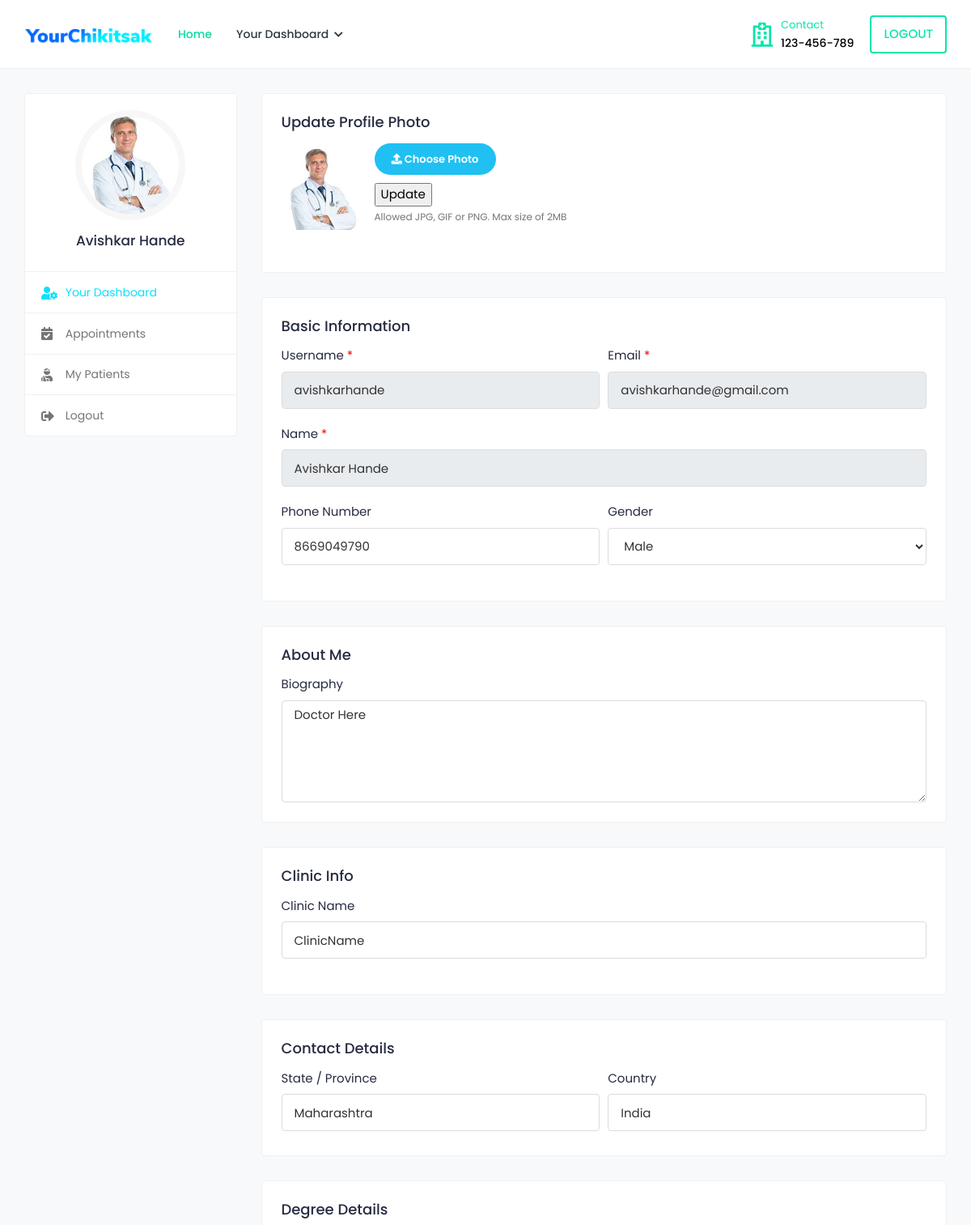
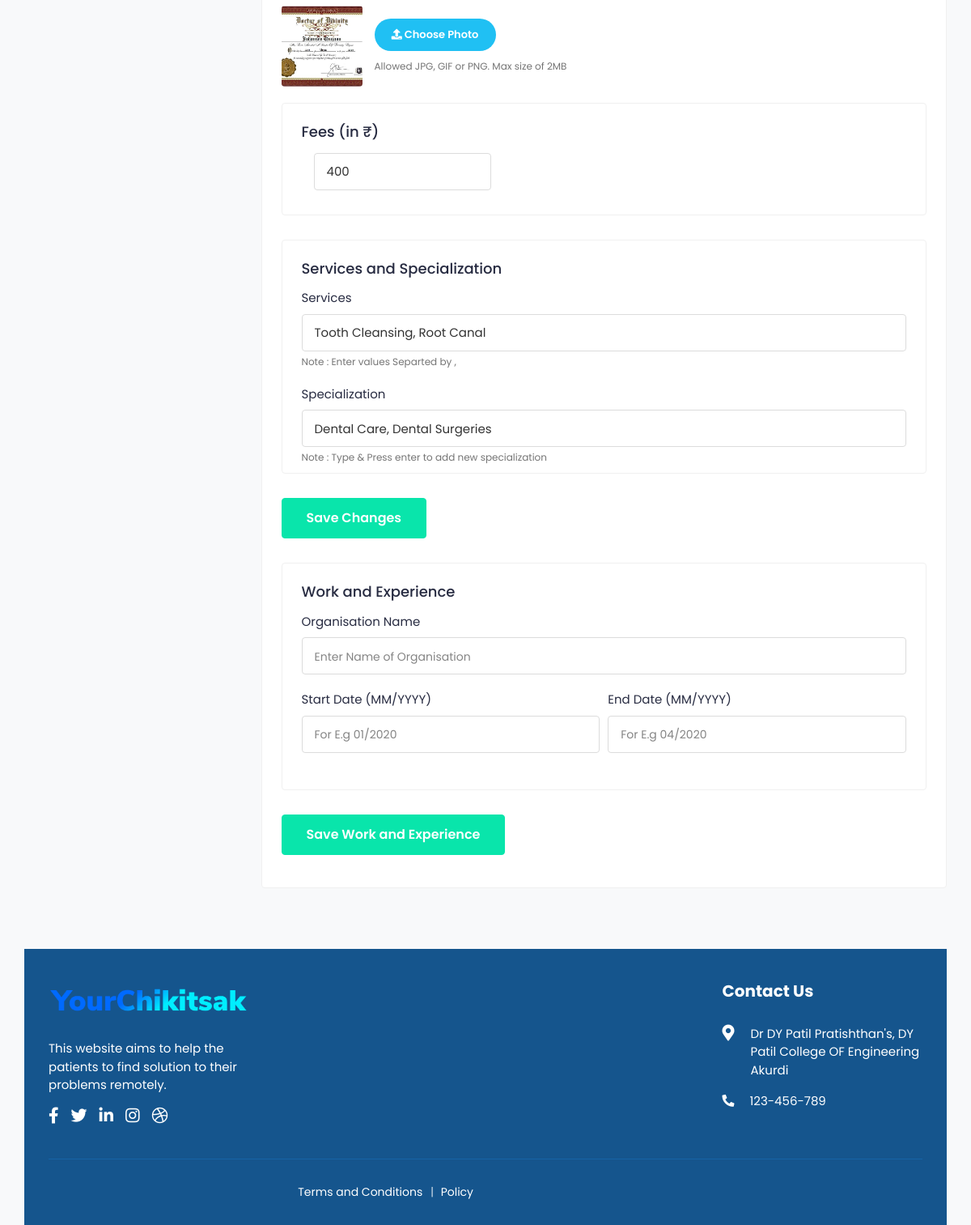
The page /doctor-profile-settings (signed in) on the database as committed earlier (2 pictures, top to bottom).
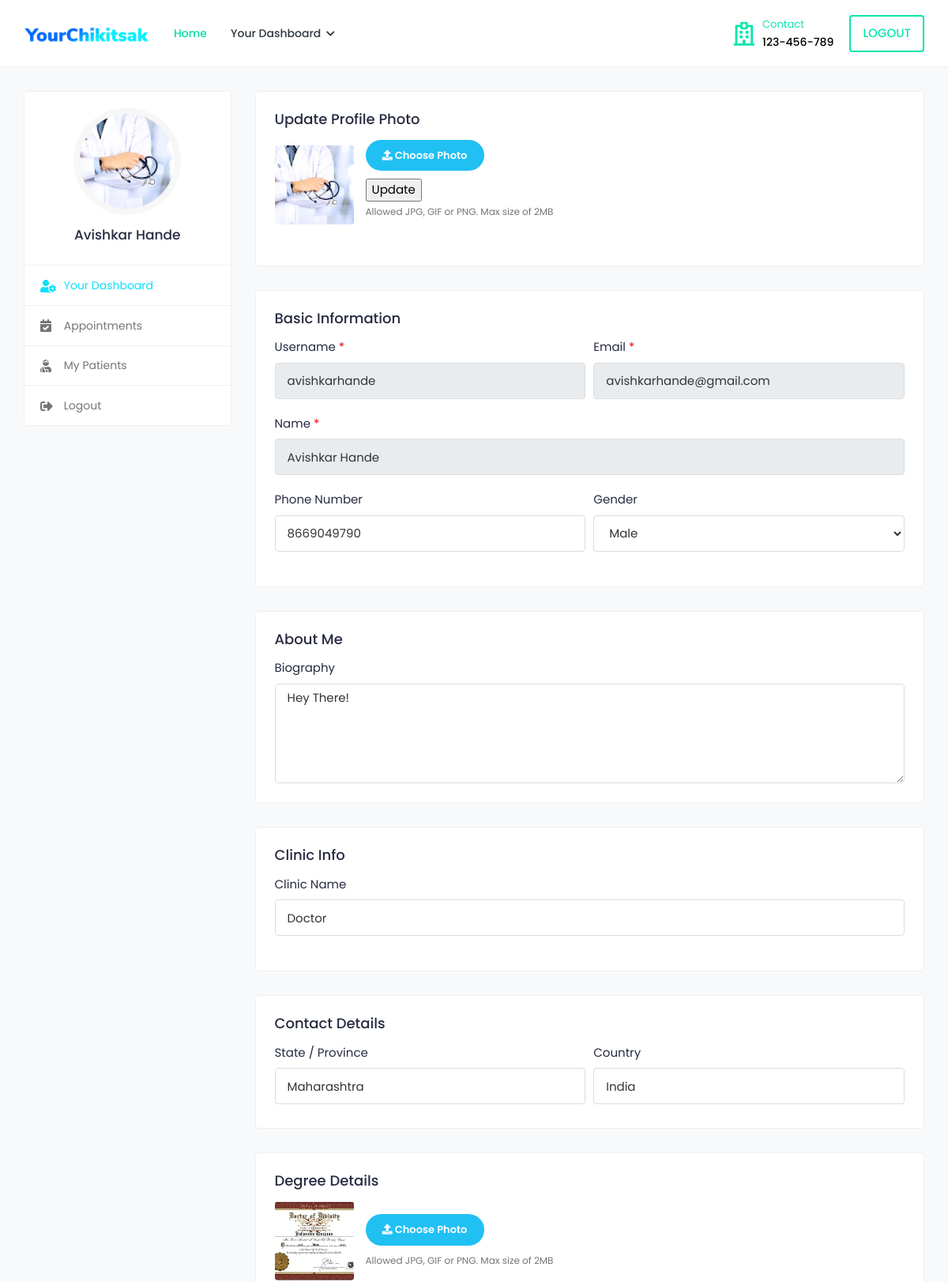
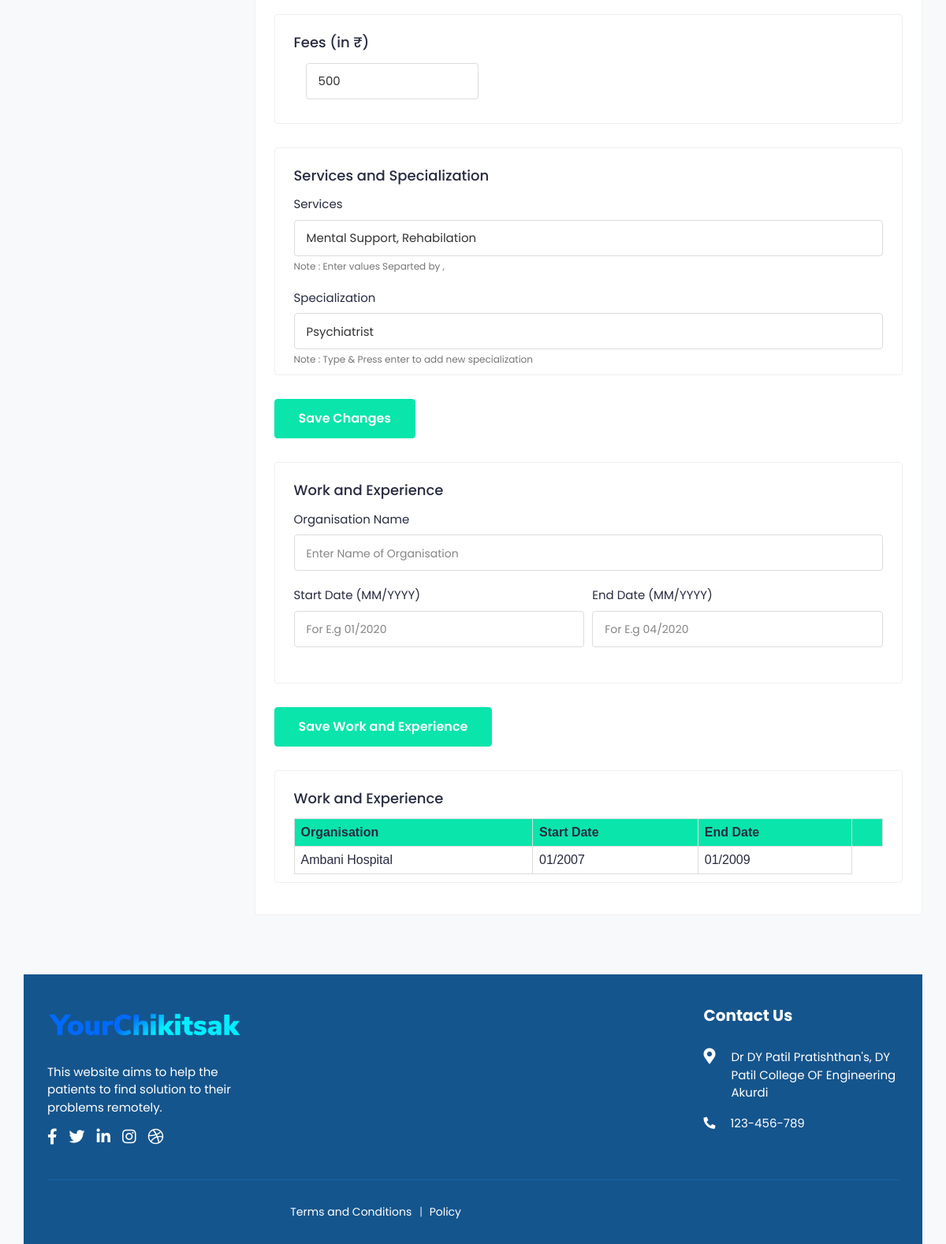
The same page on the database as committed later (2 pictures, top to bottom).
### website/models.py (models this page shows, shortened)
class DoctorDetails(models.Model):
    id = models.AutoField(primary_key=True)
    user = models.ForeignKey(User, on_delete=models.CASCADE)
    dp = models.ImageField(upload_to='photo/', default='/dp.jpg')
    phone = models.CharField(max_length=10, null= True, default='', blank=True)
    gender = models.CharField(max_length=10, null=True,default='', blank=True)
    about = models.TextField(null = True, blank=True,default='')
    clinic_name = models.CharField(max_length=256, null = True, blank=True)
    price = models.CharField(max_length=25,null = True,default='', blank=True)
    Specialization = models.CharField(max_length=256,default='', null = True, blank=True)
    is_verified = models.BooleanField(default=False)
    mark = models.BooleanField(default = False)
    degree = models.ImageField(upload_to ='uploads/', blank=True, null=True)
    degree_name = models.CharField(max_length=30, default="Doctor")
    services = models.CharField(max_length=256, default="")
    state = models.CharField(max_length=256, default='', null=True, blank=True)
    country = models.CharField(max_length=256, default='', null=True, blank=True)

class UserDetails(models.Model):
    name = models.CharField(max_length=256)
    user = models.ForeignKey(User, on_delete = models.CASCADE)
    is_doctor = models.BooleanField(default=False)
    is_first_login = models.BooleanField(default=True)

class Work(models.Model):
    id = models.AutoField(primary_key=True)
    hospital = models.CharField(max_length=256)
    user = models.ForeignKey(User, on_delete=models.CASCADE)
    post = models.CharField(max_length=256, default = '')
    start = models.CharField(max_length = 256)
    end = models.CharField(max_length = 256)

### website/views.py (the view)
# urls.py: path('doctor-profile-settings', views.doctor_profile_settings, name="doctor-profile-settings"),
def doctor_profile_settings(request):
    docD = UserDetails.objects.get(user = request.user)
    docD.is_first_login = False
    docD.save()
    devD = UserDetails.objects.get(user = request.user)
    try:
        docD = DoctorDetails.objects.get(user=request.user)
    except DoctorDetails.DoesNotExist:
        docD = None
    if docD is not None:
        docD = DoctorDetails.objects.get(user = request.user)
        isdegree = 0
        if bool(docD.degree) == True:
            isdegree = 1
        else:
            isdegree = 0
        work = Work.objects.filter(user = request.user)
        context = {'docD':docD, 'devD':devD, 'work':work, 'isdegree':isdegree}
        return render(request, "doctor-profile-settings.html", context)

### templates/doctor-profile-settings.html (shortened to what this page needs)
{% extends 'base.html' %}
{% load static %}
{% block content %}
<div class="content">
    <div class="container-fluid">
        <div class="row">
            <div class="col-md-5 col-lg-4 col-xl-3 theiaStickySidebar">
                <div class="profile-sidebar">
                    <div class="widget-profile pro-widget-content">
                        <div class="profile-info-widget">
                            <a href="#" class="booking-doc-img">
                                <img src="{{docD.dp.url}}" alt="User Image">
                            </a>
                            <div class="profile-det-info">
                                <h3>{{devD.name}}</h3>
                            </div>
                        </div>
                    </div>
                    <div class="dashboard-widget">
                        <nav class="dashboard-menu">
                            <ul>
                                <li class="active">
                                    <a href="{% url 'doctor-profile-settings' %}">
                                        <i class="fas fa-user-cog"></i>
                                        <span>Your Dashboard</span>
                                    </a>
                                </li>
                                <li >
                                    <a href="{% url 'appointments' %}">
                                        <i class="fas fa-calendar-check"></i>
                                        <span>Appointments</span>
                                    </a>
                                </li>
                                <li>
                                    <a href="{% url 'my-patients' %}">
                                        <i class="fas fa-user-injured"></i>
                                        <span>My Patients</span>
                                    </a>
                                </li>
                                <li>
                                    <a href="{% url 'logout' %}">
                                        <i class="fas fa-sign-out-alt"></i>
                                        <span>Logout</span>
                                    </a>
                                </li>
                            </ul>
                        </nav>
                    </div>
                </div>
            </div>
            <div class="col-md-7 col-lg-8 col-xl-9">
                <div class="card">
                    <div class="card-body">
                        <h4 class="card-title">Update Profile Photo</h4>
                        <div class="row form-row">
                            <div class="col-md-12">
                                <div class="form-group">
                                    <div class="change-avatar">
                                        <div class="profile-img">
                                            <img src="{{docD.dp.url}}" alt="User Image">
                                        </div>
                                        <form method = "POST" action = "{% url 'updatephoto' %}" enctype="multipart/form-data" >
                                        <div class="upload-img">
                                            <div class="change-photo-btn">
                                                <span><i class="fa fa-upload"></i> Choose Photo</span>
                                                </form>
                                            </div>
                                            <input type="submit" value="Update">
                                            <small class="form-text text-muted">Allowed JPG, GIF or PNG. Max size of 2MB</small>
                                        </div>
                                    </div>
                                </div>
                            </div>
                        </div>
                    </div>
                </div>
                <form action = "{% url 'updateDocDetails' %}" method="POST" enctype="multipart/form-data">
                <div class="card">
                    <div class="card-body">
                        <h4 class="card-title">Basic Information</h4>
                        <div class="row form-row">
                            <div class="col-md-6">
                                <div class="form-group">
                                    <label>Username <span class="text-danger">*</span></label>
                                    <input type="text" class="form-control" placeholder="" value="{{docD.user.username}}" readonly>
                                </div>
                            </div>
                            <div class="col-md-6">
                                <div class="form-group">
                                    <label>Email <span class="text-danger">*</span></label>
                                    <input type="email" class="form-control" value="{{docD.user.email}}" readonly>
                                </div>
                            </div>
                            <div class="col-md-12">
                                <div class="form-group">
                                    <label>Name <span class="text-danger">*</span></label>
                                    <input type="text" class="form-control" readonly value="{{devD.name}}">
                                </div>
                            </div>
                            <div class="col-md-6">
                                <div class="form-group">
                                    <label>Phone Number</label>
                                    <input type="text" name="phone" class="form-control" value="{{docD.phone}}">
                                </div>
                            </div>
                            <div class="col-md-6">
                                <div class="form-group">
                                    <label>Gender</label>
                                    <select name="gender" value="{{docD.gender}}" class="form-control select">
                                        {% if docD.gender == "Male" %}<option selected="selected">Male</option>{% else %}<option>Male</option>{% endif %}
                                    </select>
                                </div>
                            </div>
                        </div>
                    </div>
                </div>
                <div class="card">
                    <div class="card-body">
                        <h4 class="card-title">About Me</h4>
                        <div class="form-group mb-0">
                            <label>Biography</label>
                            <textarea class="form-control" name="about" rows="5" value="">{{docD.about}}</textarea>
                        </div>
                    </div>
                </div>
                <div class="card">
                    <div class="card-body">
                        <h4 class="card-title">Clinic Info</h4>
                        <div class="row form-row">
                            <div class="col-md-12">
                                <div class="form-group">
                                    <label>Clinic Name</label>
                                    <input name="clinic_name" type="text" value="{{docD.clinic_name}}" class="form-control">
                                </div>
                            </div>
                        </div>
                    </div>
                </div>
							<div class="card contact-card">
								<div class="card-body">
									<h4 class="card-title">Contact Details</h4>
									<div class="row form-row">
										<div class="col-md-6">
											<div class="form-group">
												<label class="control-label">State / Province</label>
												<input type="text" value="{{docD.state}}" class="form-control" name="state">
											</div>
										</div>
										<div class="col-md-6">
											<div class="form-group">
												<label class="control-label">Country</label>
												<input type="text" value="{{docD.country}}" class="form-control" name="country">
											</div>
										</div>
									</div>
								</div>
							</div>
							<div class="card contact-card">
								<div class="card-body">
									<h4 class="card-title">Degree Details</h4>
									<div class="row form-row">
										<div class="col-md-12">
                                            <div class="form-group">
                                                <div class="change-avatar">
                                                    <div class="profile-img">
                                                        {% if isdegree == 1 %}
                                                        <a href="{{docD.degree.url}}" target="_blank"><img src="{{docD.degree.url}}" alt="User Image"></a>
                                                        {% endif %}
                                                    </div>
                                                    <div class="upload-img">
                                                        <div class="change-photo-btn">
                                                            <span><i class="fa fa-upload"></i> Choose Photo</span>
                                                        </div>
                                                        <small class="form-text text-muted">Allowed JPG, GIF or PNG. Max size of 2MB</small>
                                                    </div>
                                                </div>
									</div>
								</div>
							</div>
                <div class="card">
                    <div class="card-body">
                        <h4 class="card-title">Fees (in &#8377;)</h4>
                        <div class="col-md-4">
                            <div class="form-group">
                                <input type="text" value="{{docD.price}}" name="price" class="form-control" placeholder="Enter in : &#8377; ">
                            </div>
                        </div>
                    </div>
                </div>
                <div class="card services-card">
                    <div class="card-body">
                        <h4 class="card-title">Services and Specialization</h4>
                        <div class="form-group">
                            <label>Services</label>
                            <input type="text" data-role="tagsinput" value="{{docD.services}}" class="input-tags form-control" placeholder="Enter Services" name="services" id="services">
                            <small class="form-text text-muted">Note : Enter values Separted by ,</small>
                        </div>
                        <div class="form-group mb-0">
                            <label>Specialization </label>
                            <input class="input-tags form-control" value="{{docD.Specialization}}" name="specialization" type="text" data-role="tagsinput" placeholder="E.g Children Care,Dental Care" name="specialist" value="" id="specialist">
                            <small class="form-text text-muted">Note : Type & Press  enter to add new specialization</small>
                        </div>
                    </div>
                </div>
                <div class="submit-section submit-btn-bottom">
                    <button type="submit" class="btn btn-primary submit-btn">Save Changes</button>
                </div>
            </form>
                <div class="card services-card">
                    <div class="card-body">
                        <h4 class="card-title">Work and Experience</h4>
                        <form action = '{% url 'add-work' %}' method = "POST">
                        <div class="form-group">
                            <label>Organisation Name</label>
                            <input type="text" data-role="tagsinput"  class="input-tags form-control" placeholder="Enter Name of Organisation" name="hospital" id="services">
                        </div>
                        <div class="row form-row">
                            <div class="col-md-6">
                                <div class="form-group">
                                    <label class="control-label">Start Date (MM/YYYY)</label>
                                    <input type="text"placeholder="For E.g 01/2020" class="form-control" name="start">
                                </div>
                            </div>
                            <div class="col-md-6">
                                <div class="form-group">
                                    <label class="control-label">End Date (MM/YYYY)</label>
                                    <input type="text" placeholder="For E.g 04/2020" class="form-control" name="end">
                                </div>
                            </div>
                        </div>
                    </div>
                </div>
                <div class="submit-section submit-btn-bottom">
                    <button type="submit" class="btn btn-primary submit-btn">Save Work and Experience</button>
                </div>
                {% if work %}
                <div class="card services-card">
                    <div class="card-body">
                        <h4 class="card-title">Work and Experience</h4>
                        <table>
                            <tr>
                              <th>Organisation</th>
                              <th>Start Date</th>
                              <th>End Date</th>
                              <th></th>
                            </tr>
                            {% for w in work %}
                            <tr>
                              <td>{{w.hospital}}</td>
                              <td>{{w.start}}</td>
                              <td>{{w.end}}</td>
                            </tr>
                            {% endfor %}
                          </table>
                    </div>
                </div>
               {% endif %}
            </div>
        </div>
    </div>
{% endblock %}

Rows that differ between the two databases and show on the page:
changed DoctorDetails "Male": dp: a different picture; about "Doctor Here" → "Hey There!"; clinic_name "ClinicName" → "Doctor"; price "400" → "500"; services "Tooth Cleansing, Root Canal" → "Mental Support, Rehabilation"; specialization "Dental Care, Dental Surgeries" → "Psychiatrist"
added Work: hospital "Ambani Hospital", start "01/2007", end "01/2009"
Other text that changed with them:
text now shown: "Work and Experience Organisation Start Date End Date"
